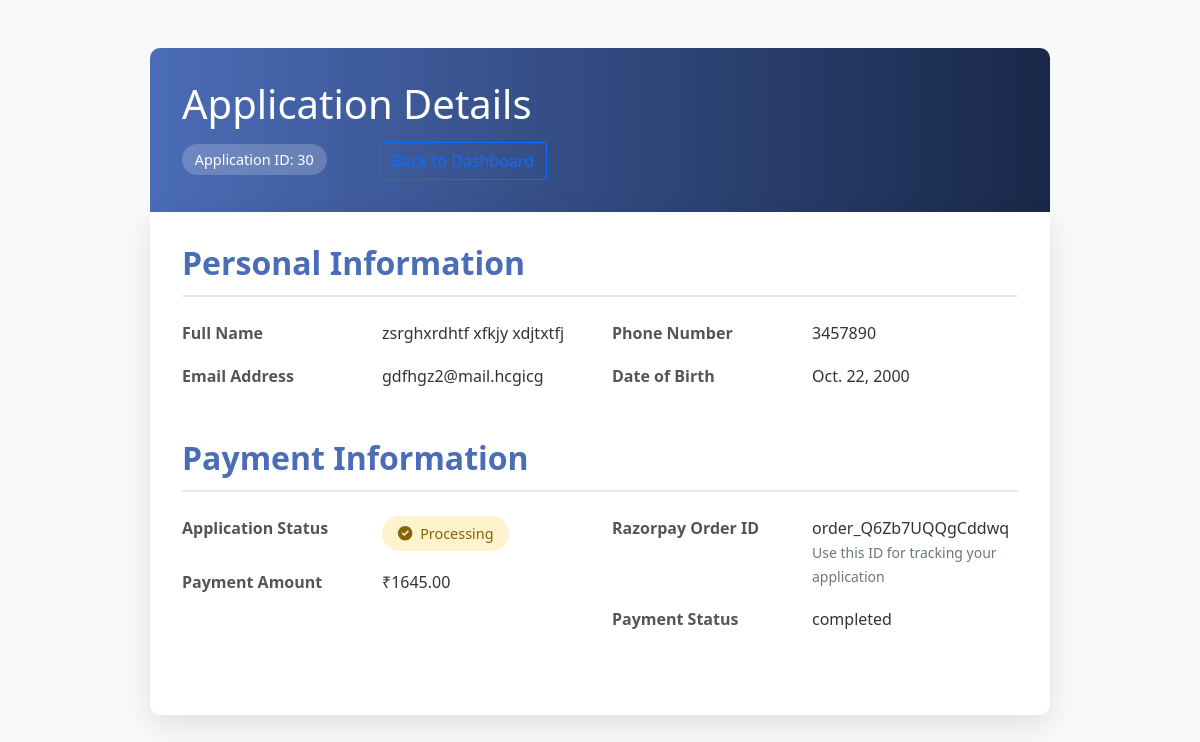
Screenshot of /user/application_detail/30/ with the database file from the repository.
### user_app/models.py (models this page shows, shortened)
class PassportApplication(models.Model):
    GENDER_CHOICES = [
        ('M', 'Male'),
        ('F', 'Female'),
        ('O', 'Other'),
    ]
    MARITAL_STATUS_CHOICES = [
        ('single', 'Single'),
        ('married', 'Married'),
        ('divorced', 'Divorced'),
        ('widowed', 'Widowed'),
        ('separated', 'Separated'),
    ]
    ID_TYPE_CHOICES = [
        ('aadhar', 'Aadhar Card'),
        ('pan', 'PAN Card'),
        ('passport', 'Passport'),
        ('voter', 'Voter ID'),
        ('driving', 'Driving License'),
        ('other', 'Other'),
    ]
    PASSPORT_TYPE_CHOICES = [
        ('regular', 'Regular'),
        ('official', 'Official'),
        ('diplomatic', 'Diplomatic'),
    ]
    PAGE_COUNT_CHOICES = [
        ('standard', 'Standard (36 pages)'),
        ('extra', 'Extra (60 pages)'),
    ]
    TRAVEL_PURPOSE_CHOICES = [
        ('tourism', 'Tourism'),
        ('business', 'Business'),
        ('study', 'Study'),
        ('employment', 'Employment'),
        ('family', 'Family Visit'),
        ('other', 'Other'),
    ]
    PAYMENT_METHOD_CHOICES = [
        ('online', 'Online Payment (Credit/Debit Card)'),
        ('bankTransfer', 'Bank Transfer'),
        ('challan', 'Bank Challan'),
    ]
    first_name = models.CharField(max_length=100)
    middle_name = models.CharField(max_length=100, blank=True)
    last_name = models.CharField(max_length=100)
    date_of_birth = models.DateField()
    city_of_birth = models.CharField(max_length=100)
    state_of_birth = models.CharField(max_length=100)
    country_of_birth = models.CharField(max_length=100)
    gender = models.CharField(max_length=1, choices=GENDER_CHOICES)
    marital_status = models.CharField(max_length=20, choices=MARITAL_STATUS_CHOICES)
    nationality = models.CharField(max_length=100)
    occupation = models.CharField(max_length=100)
    address_line1 = models.CharField(max_length=200)
    address_line2 = models.CharField(max_length=200, blank=True)
    city = models.CharField(max_length=100)
    state = models.CharField(max_length=100)
    postal_code = models.CharField(max_length=20)
    country = models.CharField(max_length=100)
    phone_number = models.CharField(max_length=20)
    email = models.EmailField()
    id_type = models.CharField(max_length=20, choices=ID_TYPE_CHOICES)
    id_number = models.CharField(max_length=100)
    father_name = models.CharField(max_length=200)
    mother_name = models.CharField(max_length=200)
    father_nationality = models.CharField(max_length=100)
    mother_nationality = models.CharField(max_length=100)
    father_passport_number = models.CharField(max_length=30, blank=True)
    mother_passport_number = models.CharField(max_length=30, blank=True)
    emergency_contact_name = models.CharField(max_length=200)
    emergency_contact_relationship = models.CharField(max_length=100)
    emergency_contact_phone = models.CharField(max_length=20)
    emergency_contact_address = models.CharField(max_length=300)
    passport_type = models.CharField(max_length=20, choices=PASSPORT_TYPE_CHOICES)
    page_count = models.CharField(max_length=20, choices=PAGE_COUNT_CHOICES)
    travel_purpose = models.CharField(max_length=20, choices=TRAVEL_PURPOSE_CHOICES)
    proof_of_identity = models.JSONField(default=list)  # Stores list of selected document types
    proof_of_address = models.JSONField(default=list)   # Stores list of selected document types
    additional_documents = models.TextField(blank=True)
    payment_method = models.JSONField(default=list)  # Stores selected payment methods
    expedited_service = models.BooleanField(default=False)
    total_amount = models.DecimalField(max_digits=10, decimal_places=2, default=0.0)  # New Field
    signature_file = models.ImageField(upload_to='signatures/')
    application_date = models.DateField()
    parental_consent = models.BooleanField(default=False)
    terms_agreed = models.BooleanField(default=False)
    created_at = models.DateTimeField(auto_now_add=True)
    updated_at = models.DateTimeField(auto_now=True)
    application_status = models.CharField(max_length=20, default='draft')
    user = models.ForeignKey(PassportRegistration, on_delete=models.CASCADE, blank=True, null=True)

class Payment(models.Model):
    PAYMENT_STATUS_CHOICES = [
        ('initiated', 'Initiated'),
        ('completed', 'Completed'),
        ('failed', 'Failed'),
    ]
    application = models.ForeignKey(PassportApplication, on_delete=models.CASCADE, related_name='payments')
    razorpay_order_id = models.CharField(max_length=100)
    razorpay_payment_id = models.CharField(max_length=100, blank=True, null=True)
    razorpay_signature = models.CharField(max_length=100, blank=True, null=True)
    amount = models.DecimalField(max_digits=10, decimal_places=2)
    currency = models.CharField(max_length=10, default='INR')
    status = models.CharField(max_length=20, choices=PAYMENT_STATUS_CHOICES, default='initiated')
    created_at = models.DateTimeField(auto_now_add=True)
    updated_at = models.DateTimeField(auto_now=True)

### user_app/views.py (the view)
# urls.py: path('application_detail/<int:application_id>/', views.application_detail, name='application_detail'),
def application_detail(request, application_id):
    try:
        application = get_object_or_404(PassportApplication, id=application_id)
        documents = Document.objects.filter(application=application)
        payment = Payment.objects.filter(application=application).first()
        context = {
            'application': application,
            'documents': documents,
            'payment': payment,
        }
        return render(request, 'application_detail.html', context)
    except Exception as e:
        messages.error(request, f"An error occurred: {str(e)}")
        return redirect('application_form')

### user_app/templates/application_detail.html (shortened to what this page needs)
<!DOCTYPE html>
<html lang="en">
<head>
    <link rel="stylesheet" href="https://cdnjs.cloudflare.com/ajax/libs/bootstrap/5.1.3/css/bootstrap.min.css">
    <link rel="stylesheet" href="https://cdnjs.cloudflare.com/ajax/libs/font-awesome/6.0.0-beta3/css/all.min.css">
</head>
<body>
    <div class="container application-container">
        {% if application %}
        <div class="page-header ">
            <h1>Application Details</h1>
            <div class="app-id">Application ID: {{ application.id }}</div>
            <a href="{% url 'dashboard' %}"><button class="btn btn-outline-primary text-end ms-5"> Back to Dashboard</button></a>
        </div>
        <div class="content-wrapper">
            <div class="info-section">
                <h2 class="info-section-title">Personal Information</h2>
                <div class="row">
                    <div class="col-md-6">
                        <div class="info-group">
                            <div class="info-label">Full Name</div>
                            <div class="info-value">{{ application.first_name }} {{ application.middle_name }} {{ application.last_name }}</div>
                        </div>
                        <div class="info-group">
                            <div class="info-label">Email Address</div>
                            <div class="info-value">{{ application.email }}</div>
                        </div>
                    </div>
                    <div class="col-md-6">
                        <div class="info-group">
                            <div class="info-label">Phone Number</div>
                            <div class="info-value">{{ application.phone_number }}</div>
                        </div>
                        <div class="info-group">
                            <div class="info-label">Date of Birth</div>
                            <div class="info-value">{{ application.date_of_birth }}</div>
                        </div>
                    </div>
                </div>
            </div>
            <div class="info-section">
                <h2 class="info-section-title">Payment Information</h2>
                <div class="row">
                    <div class="col-md-6">
                        <div class="info-group">
                            <div class="info-label">Application Status</div>
                            <div class="info-value">
                                <span class="status-badge status-pending">
                                    <i class="fas fa-check-circle me-1"></i> {{application.application_status}}
                                </span>
                            </div>
                        </div>
                        {% if payment %}
                        <div class="info-group">
                            <div class="info-label">Payment Amount</div>
                            <div class="info-value">₹{{ payment.amount }}</div>
                        </div>
                        {% endif %}
                    </div>
                    <div class="col-md-6">
                        {% if payment %}
                        <div class="info-group">
                            <div class="info-label">Razorpay Order ID</div>
                            <div class="info-value">
                                <span class="text-monospace">{{ payment.razorpay_order_id }}</span>
                                <div><small class="text-muted">Use this ID for tracking your application</small></div>
                            </div>
                        </div>
                        <div class="info-group">
                            <div class="info-label">Payment Status</div>
                            <div class="info-value">{{ payment.status }}</div>
                        </div>
                        {% else %}
                        <div class="info-group">
                            <div class="info-label">Payment</div>
                            <div class="info-value">Not initiated</div>
                        </div>
                        {% endif %}
                    </div>
                </div>
            </div>
        </div>
        {% else %}
        <div class="content-wrapper empty-state">
            <i class="fas fa-folder-open" style="font-size: 4rem; color: #dee2e6; margin-bottom: 1rem;"></i>
            <h3>No Application Details Found</h3>
            <p class="text-muted">The requested application doesn't exist or you don't have permission to view it.</p>
        </div>
        {% endif %}
    </div>
</body>
</html>

### user_app/templates/application_detail.html (style rules this page uses)
body { background-color: #f8f9fa; font-family: 'Segoe UI', Tahoma, Geneva, Verdana, sans-serif; color: #333; }
.application-container { max-width: 900px; margin: 3rem auto; padding: 0; }
.page-header { background-color: #4b6cb7; background-image: linear-gradient(to right, #4b6cb7, #182848); color: white; padding: 2rem; border-radius: 10px 10px 0 0; margin-bottom: 0; }
.content-wrapper { background-color: white; border-radius: 0 0 10px 10px; box-shadow: 0 10px 30px rgba(0, 0, 0, 0.1); padding: 2rem; margin-bottom: 2rem; }
.app-id { display: inline-block; background-color: rgba(255, 255, 255, 0.2); padding: 0.3rem 0.8rem; border-radius: 50px; font-size: 0.9rem; margin-top: 0.5rem; }
.info-section { margin-bottom: 2rem; }
.info-section-title { border-bottom: 2px solid #eaeaea; padding-bottom: 0.8rem; margin-bottom: 1.5rem; color: #4b6cb7; font-weight: 600; }
.info-group { margin-bottom: 1.2rem; display: flex; flex-wrap: wrap; }
.info-label { width: 200px; font-weight: 600; color: #555; }
.info-value { flex: 1; min-width: 200px; }
.status-badge { display: inline-block; padding: 0.4rem 1rem; border-radius: 50px; font-weight: 500; font-size: 0.9rem; }
.status-pending { background-color: #fff3cd; color: #856404; }

### rows the page displays
PassportApplication: id "30", first_name "zsrghxrdhtf", middle_name "xfkjy", last_name "xdjtxtfj", email "gdfhgz2@mail.hcgicg", phone_number "3457890", date_of_birth "Oct. 22, 2000", application_status "Processing"
Payment: amount "1645.00", razorpay_order_id "order_Q6Zb7UQQgCddwq", status "completed"
